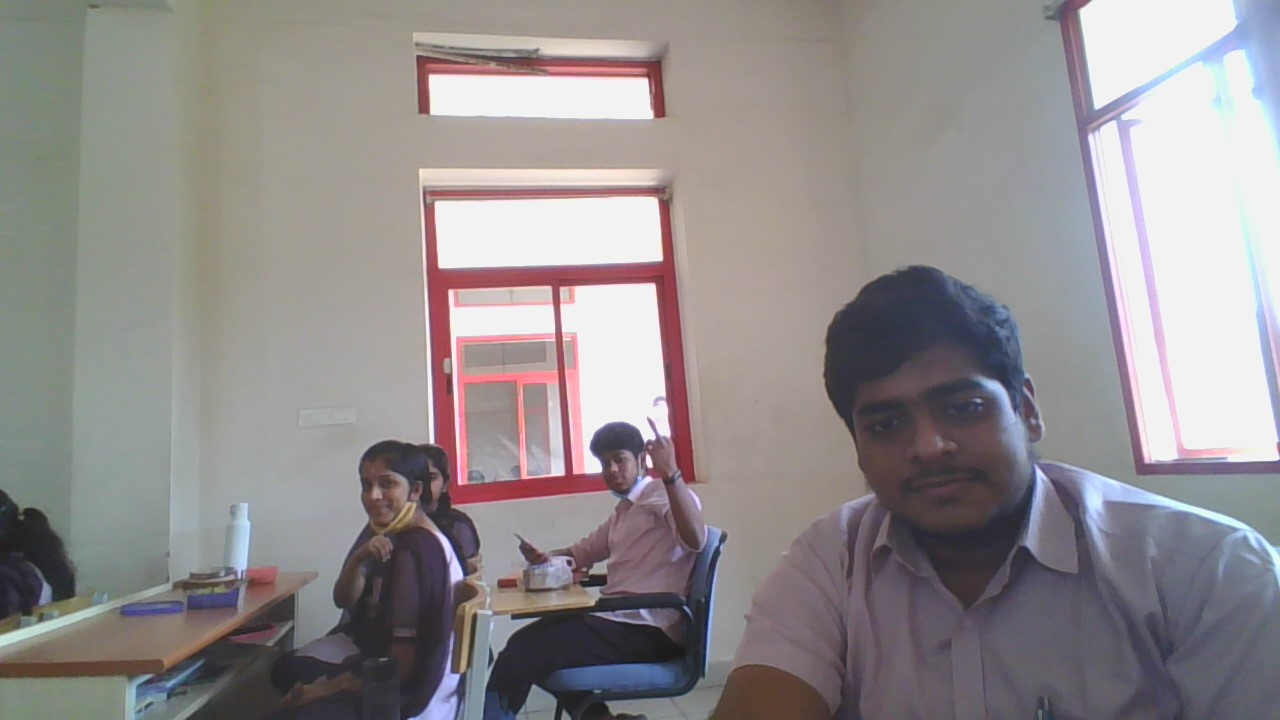
#> input picture img.jpg, 1280 x 720 px
$ python Project-9_face_detector.py
#> lines starting #> are read from the running program, lines starting #| are printed output that depends on the picture; after the words box and inside, x2 and y2 are one past the last pixel; in counts of white or black regions, pixels touching at a corner belong together
import cv2

"""
 OpenCV uses machine learning algorithms to search for faces within a picture. Because faces are so complicated, there isn’t one simple test that will tell you if it found a face or not. Instead, there are thousands of small patterns and features that must be matched. The algorithms break the task of identifying the face into thousands of smaller, bite-sized tasks, each of which is easy to solve. These tasks are also called classifiers.

For something like a face, you might have 6,000 or more classifiers, all of which must match for a face to be detected (within error limits, of course). But therein lies the problem: for face detection, the algorithm starts at the top left of a picture and moves down across small blocks of data, looking at each block, constantly asking, “Is this a face? … Is this a face? … Is this a face?” Since there are 6,000 or more tests per block, you might have millions of calculations to do, which will grind your computer to a halt.

"""

face_cascade=cv2.CascadeClassifier("haarcascade_frontalface_default.xml")

# this xml file contains data of open cv to detect objects i.e data of stages and tests to detect face

"""
OpenCV uses cascades. What’s a cascade or classifiers? The best answer can be found in the dictionary: “a waterfall or series of waterfalls.”

Like a series of waterfalls, the OpenCV cascade breaks the problem of detecting faces into multiple stages. For each block, it does a very rough and quick test. If that passes, it does a slightly more detailed test, and so on. The algorithm may have 30 to 50 of these stages or cascades, and it will only detect a face if all stages pass.
"""

img=cv2.imread("img.jpg")  #takes image from folder
#> img is the input picture: shape (720, 1280, 3); mean B, G, R 141.3, 140.4, 145.4

gray=cv2.cvtColor(img,cv2.COLOR_BGR2GRAY)
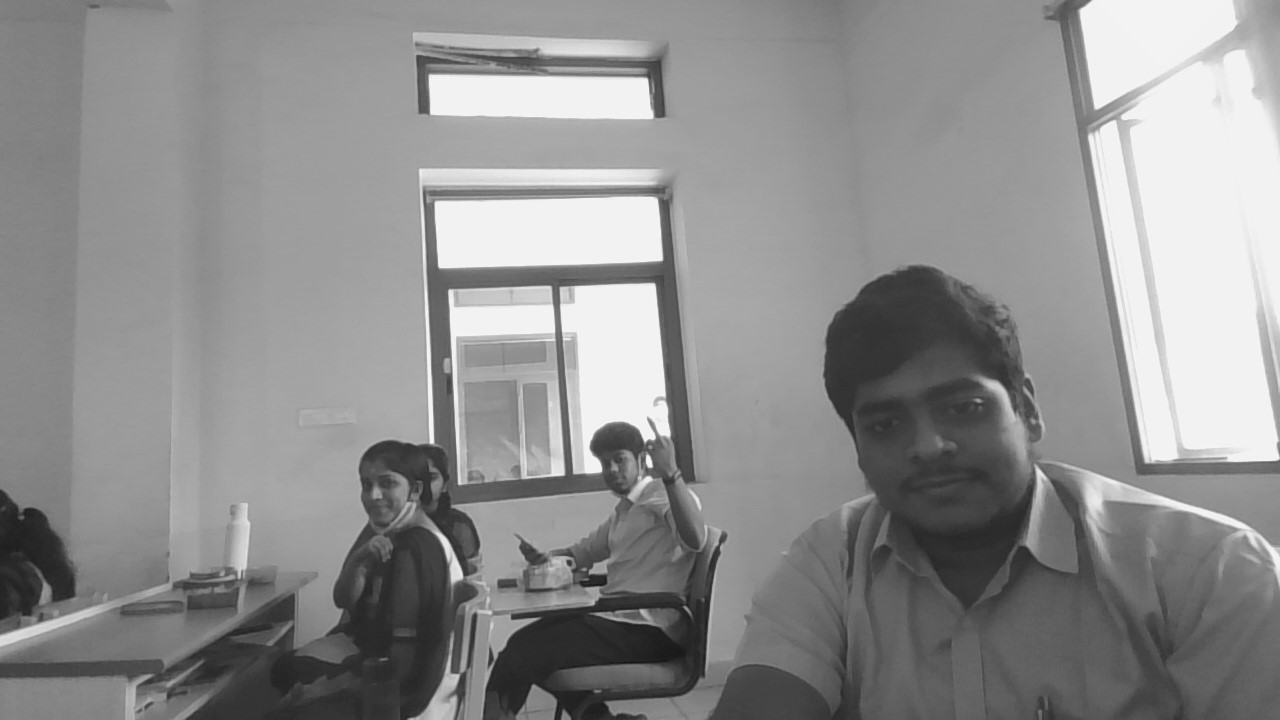
#> gray: shape (720, 1280); min 19, max 254, mean 142

# converting color picture to gray shaded picture makes opencv to detect face or make tests easily

faces = face_cascade.detectMultiScale(gray,1.1,4)
#> faces = [[348, 460, 62, 62]]

# Detects objects where The function returns a list of rectangles in which it believes it found a face of different sizes in the input image. The detected objects are returned as a list of rectangles.

# gray=" specifies to return objects of gray color"
# 1.1=" scale factor " , 4="mineneighbours" explore more

for (x,y,w,h) in faces:
    cv2.rectangle(img,(x,y),(x+w,y+h),(225,0,0),2)
#> this loop made 1 pass
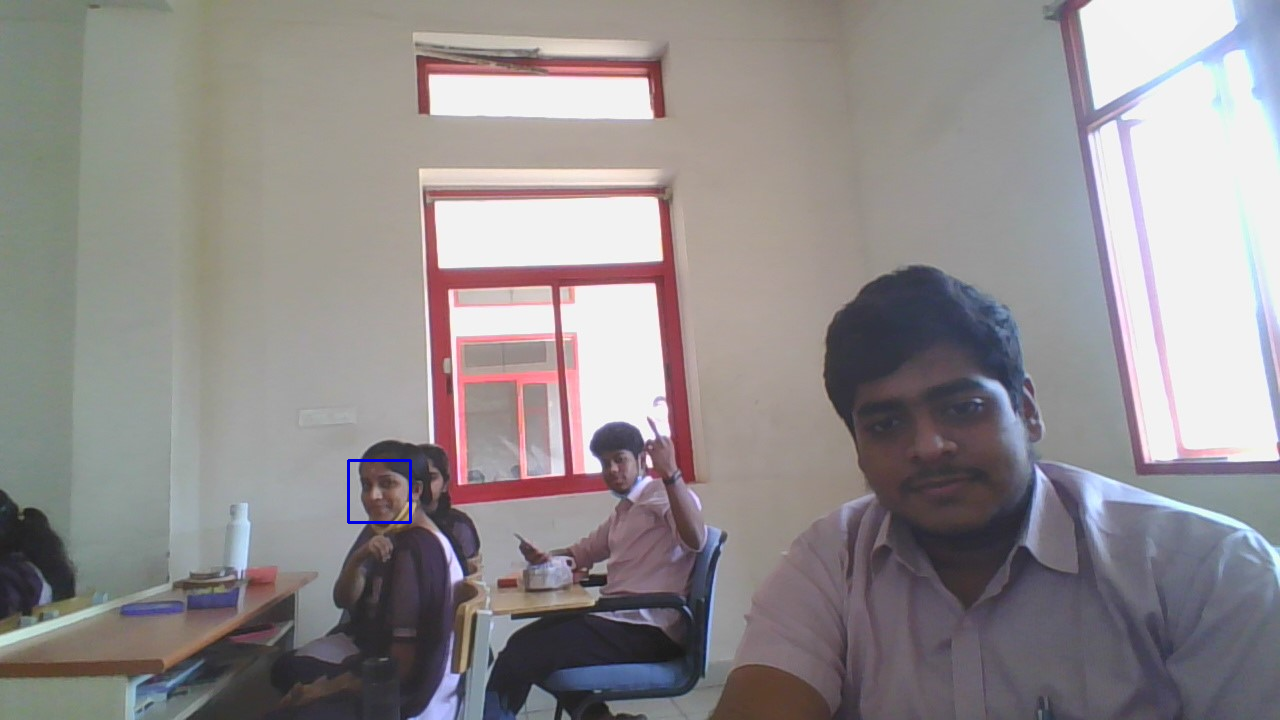
#> img: shape (720, 1280, 3); 0.08% of pixels changed, all inside (x1, y1, x2, y2) = (347, 459, 412, 524)

# This function returns 4 values: the x and y location of the rectangle, and the rectangle’s width and height (w , h).We use these values to draw a rectangle in image img using the built-in rectangle() function.


cv2.imshow("img", img)  # displays image draw by rectangle function above co-ordinates returned as objects by detectmultiscale function which used inputted image and xml-file(data to detect face)

cv2.waitKey() # displays and waits until we press any key

cv2.imwrite("face_detected.jpg",img)
# replaces inputed pic with face_detected picture(border around face)
